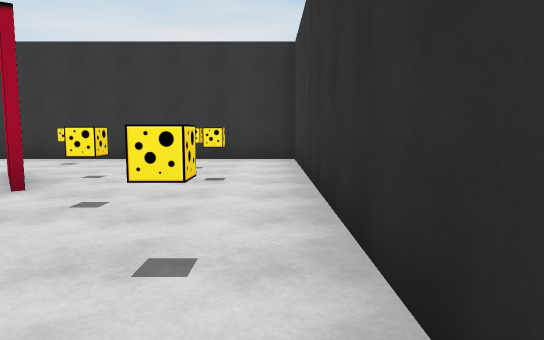
View 1 (above)

16 first-person views from a walk through a scene from a Unity 3-D project. The camera is 1.3 m above the floor, tilts 6° down and sees 70° across. The floor is counted in squares, 2 m on a side. Each view is taken from the middle of a square. On the plan, view 1 faces up. The plan holds only what a view shows up to about 11 squares ahead; the rest is blank. The player is left out.

View 2
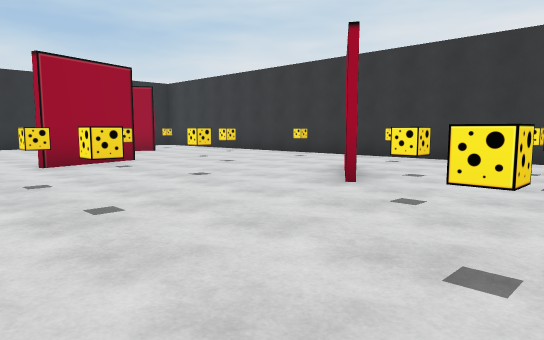

View 3
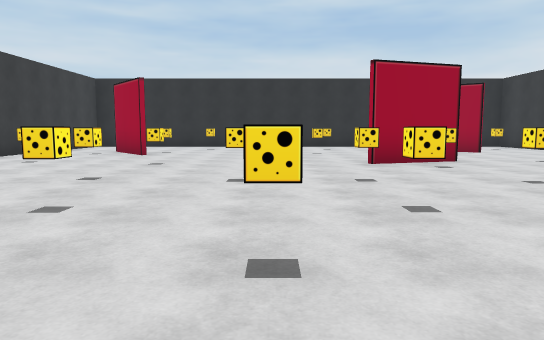

View 4
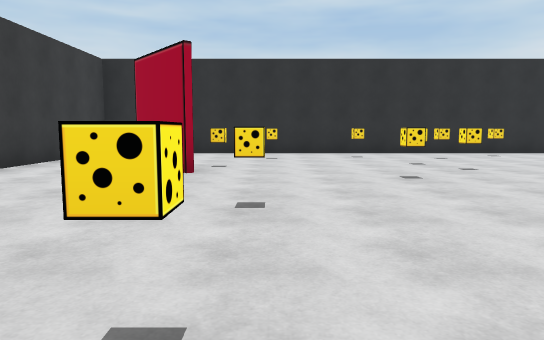

View 5
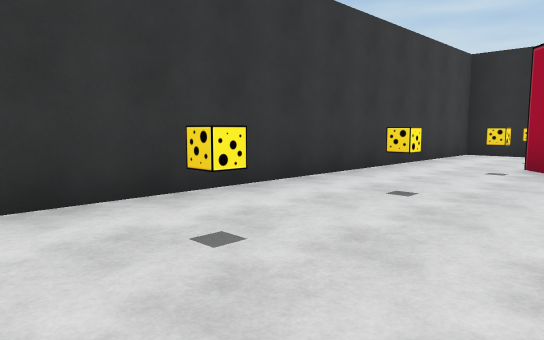

View 6
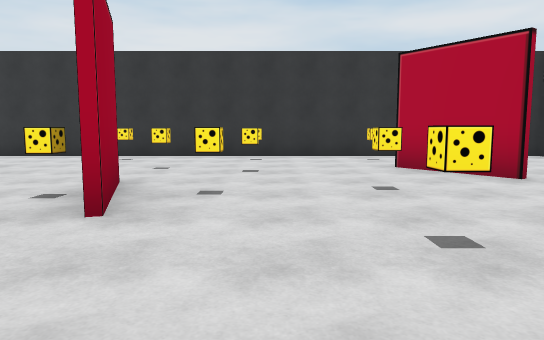

View 7
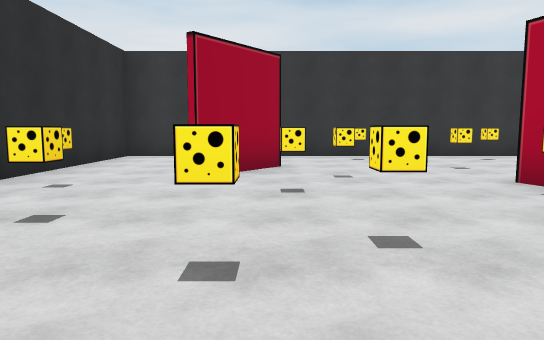

View 8
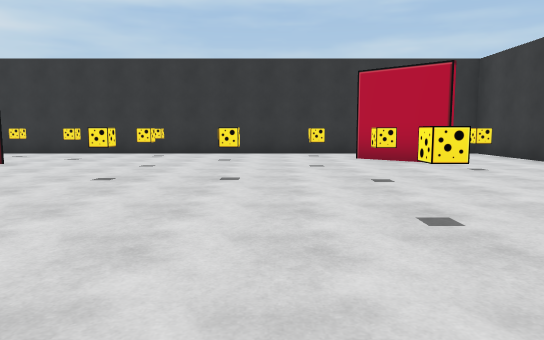

View 9
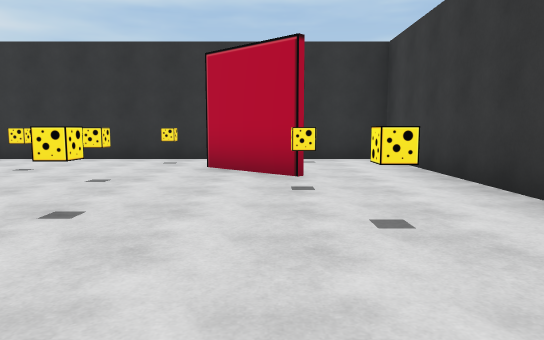

View 10
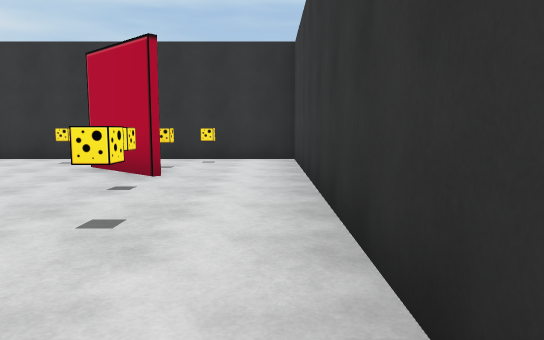

View 11
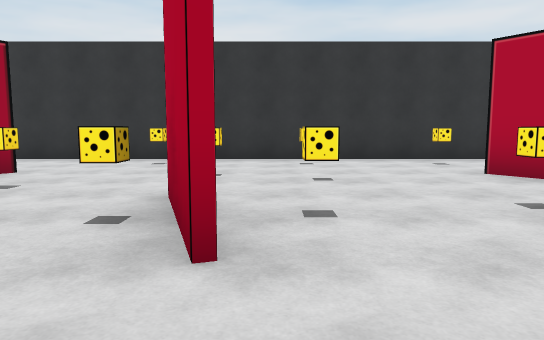

View 12
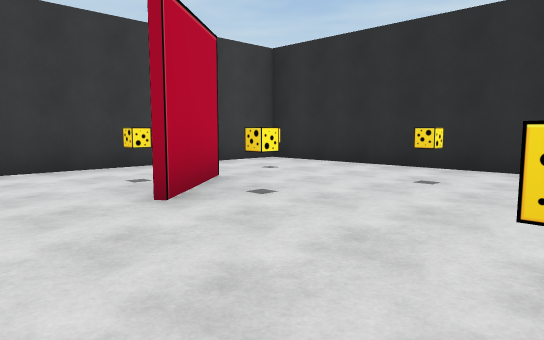

View 13
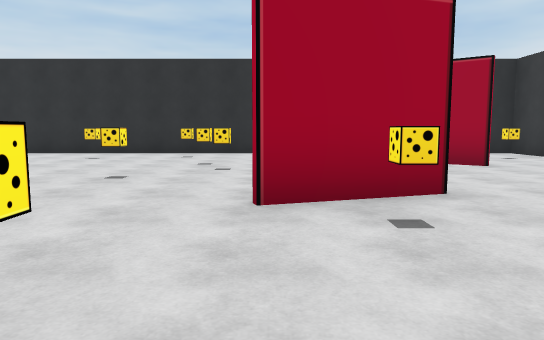

View 14
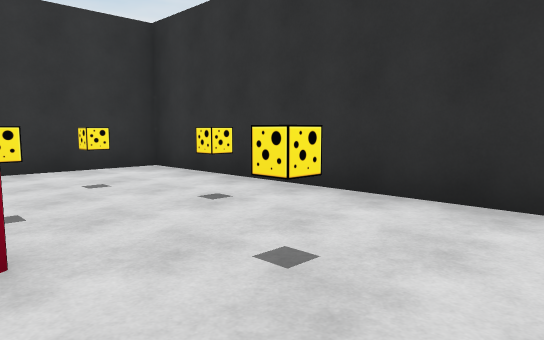

View 15
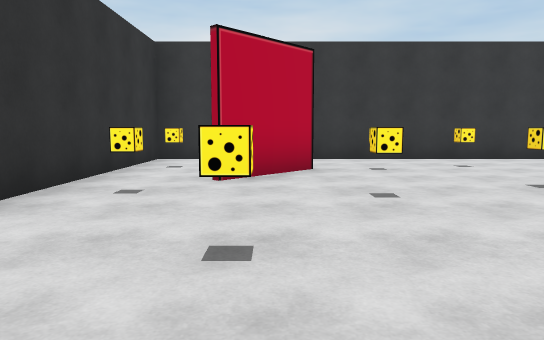

View 16
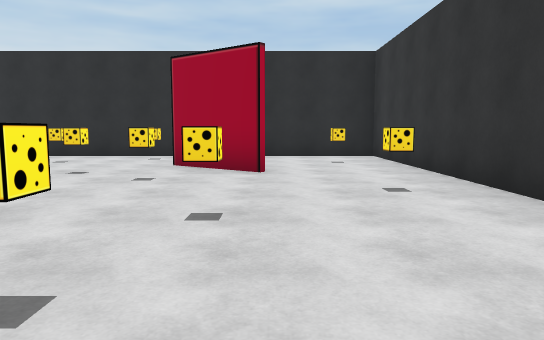

### Floor plan
Ten units are one square. View 1 is at (0, 0); x grows to the right and y downward. Boxes are objects, and circles mark ways between rooms. Rooms are numbered by the first view taken in them; rooms with no view inside come last. Other rooms are left out.
<svg viewBox="-150 -90 160 160">
<path fill="none" stroke="#000" d="M-74 -17 -80 -37M-79 -38 -72 -18M-97 32 -113 46M-27 -40 -39 -58M-108 -58 -121 -41M-27 44 -13 28M-114 45 -98 31M5 25 5 -85 -145 -85 -145 65 -25 65M-25 65 5 65 5 25"/>
<rect x="-135" y="45" width="10" height="10" fill="#bbb"><title>other object</title></rect>
<rect x="-135" y="15" width="10" height="10" fill="#bbb"><title>other object</title></rect>
<rect x="-135" y="-5" width="10" height="10" fill="#bbb"><title>other object</title></rect>
<rect x="-135" y="-25" width="10" height="10" fill="#bbb"><title>other object</title></rect>
<rect x="-135" y="-35" width="10" height="10" fill="#bbb"><title>other object</title></rect>
<rect x="-135" y="-75" width="10" height="10" fill="#bbb"><title>other object</title></rect>
<rect x="-115" y="25" width="10" height="10" fill="#bbb"><title>other object</title></rect>
<rect x="-115" y="-15" width="10" height="10" fill="#bbb"><title>other object</title></rect>
<rect x="-115" y="-35" width="10" height="10" fill="#bbb"><title>other object</title></rect>
<rect x="-105" y="45" width="10" height="10" fill="#bbb"><title>other object</title></rect>
<rect x="-105" y="-15" width="10" height="10" fill="#bbb"><title>other object</title></rect>
<rect x="-105" y="-45" width="10" height="10" fill="#bbb"><title>other object</title></rect>
<rect x="-95" y="-5" width="10" height="10" fill="#bbb"><title>other object</title></rect>
<rect x="-95" y="-75" width="10" height="10" fill="#bbb"><title>other object</title></rect>
<rect x="-85" y="45" width="10" height="10" fill="#bbb"><title>other object</title></rect>
<rect x="-85" y="-55" width="10" height="10" fill="#bbb"><title>other object</title></rect>
<rect x="-75" y="15" width="10" height="10" fill="#bbb"><title>other object</title></rect>
<rect x="-75" y="-35" width="10" height="10" fill="#bbb"><title>other object</title></rect>
<rect x="-65" y="-55" width="10" height="10" fill="#bbb"><title>other object</title></rect>
<rect x="-65" y="-75" width="10" height="10" fill="#bbb"><title>other object</title></rect>
<rect x="-55" y="45" width="10" height="10" fill="#bbb"><title>other object</title></rect>
<rect x="-55" y="15" width="10" height="10" fill="#bbb"><title>other object</title></rect>
<rect x="-55" y="-5" width="10" height="10" fill="#bbb"><title>other object</title></rect>
<rect x="-55" y="-15" width="10" height="10" fill="#bbb"><title>other object</title></rect>
<rect x="-55" y="-35" width="10" height="10" fill="#bbb"><title>other object</title></rect>
<rect x="-45" y="35" width="10" height="10" fill="#bbb"><title>other object</title></rect>
<rect x="-45" y="-75" width="10" height="10" fill="#bbb"><title>other object</title></rect>
<rect x="-35" y="15" width="10" height="10" fill="#bbb"><title>other object</title></rect>
<rect x="-35" y="-15" width="10" height="10" fill="#bbb"><title>other object</title></rect>
<rect x="-25" y="-5" width="10" height="10" fill="#bbb"><title>other object</title></rect>
<rect x="-25" y="-35" width="10" height="10" fill="#bbb"><title>other object</title></rect>
<rect x="-25" y="-55" width="10" height="10" fill="#bbb"><title>other object</title></rect>
<rect x="-15" y="-55" width="10" height="10" fill="#bbb"><title>other object</title></rect>
<rect x="-15" y="-75" width="10" height="10" fill="#bbb"><title>other object</title></rect>
<rect x="-5" y="15" width="10" height="10" fill="#bbb"><title>other object</title></rect>
<rect x="-5" y="-25" width="10" height="10" fill="#bbb"><title>other object</title></rect>
<rect x="-15" y="35" width="10" height="10" fill="#bbb"><title>other object</title></rect>
<rect x="-5" y="45" width="10" height="10" fill="#bbb"><title>other object</title></rect>
<circle cx="-20" cy="55" r="3" fill="#2a7"/>
<circle cx="-5" cy="35" r="3" fill="#2a7"/>
<text x="-70" y="-10">1</text>
<text x="-10" y="50">2</text>
</svg>
Room 1 opens to room 2.

Where each view was taken, in squares from view 1:
view 1: 0 up, 0 right, facing up
view 2: 0 up, 0 right, facing up-left
view 3: 0 up, 0 right, facing left
view 4: 2 down, 4 left, facing left
view 5: 3 down, 4 left, facing down-left
view 6: 1 down, 6 left, facing up
view 7: 1 down, 11 left, facing up
view 8: 1 down, 10 left, facing right
view 9: 4 down, 8 left, facing right
view 10: 6 down, 8 left, facing right
view 11: 0 up, 7 left, facing up
view 12: 0 up, 8 left, facing down-left
view 13: 2 up, 4 left, facing left
view 14: 2 up, 3 left, facing up-right
view 15: 2 up, 2 left, facing down
view 16: 6 up, 5 left, facing left
